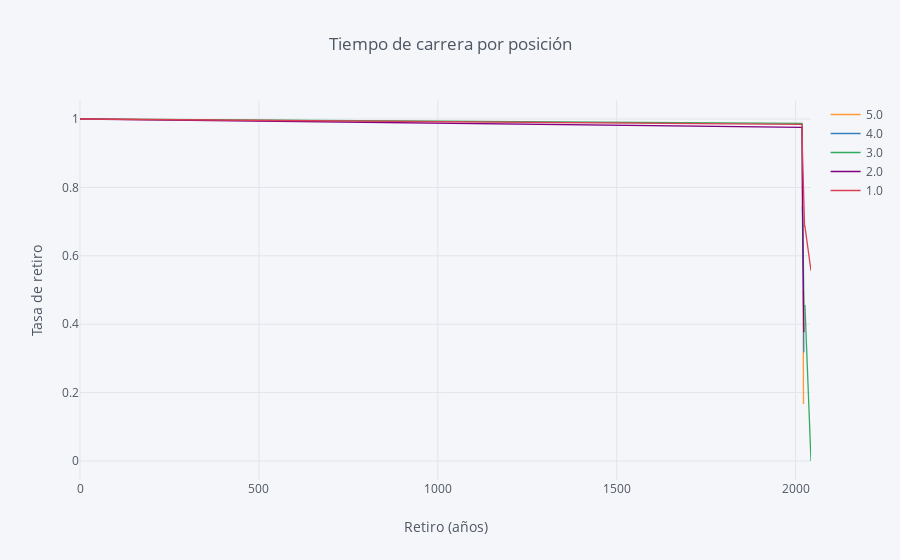

The cell this chart's notebook holds for it:
### Code cell
rates=survival(data, 'Inter_Rep', 'Year', 'Retirement')
rates.iplot(kind='line', xTitle='Retiro (años)', 
            yTitle='Tasa de retiro', title='Tiempo de carrera por posición')

### Figure 1 — Plotly figure (JSON) as saved in the notebook; plotly's stock layout.template omitted (floating-point values rounded to 4 significant figures)
{"data": [{"line": {"color": "rgba(255, 153, 51, 1.0)", "dash": "solid", "shape": "linear", "width": 1.3}, "mode": "lines", "name": "5.0", "text": "", "type": "scatter", "uid": "c4e2f4bc-df59-4c77-8d1b-cf1738b6371b", "x": [0, 2018, 2019, 2020, 2021, 2022, 2023, 2024, 2025, 2026, 2043], "y": [1, "", "", "", 0.5, 0.1667, "", "", "", "", ""]}, {"line": {"color": "rgba(55, 128, 191, 1.0)", "dash": "solid", "shape": "linear", "width": 1.3}, "mode": "lines", "name": "4.0", "text": "", "type": "scatter", "uid": "34b7e04c-0c32-4900-98cc-c91ab5ee68a9", "x": [0, 2018, 2019, 2020, 2021, 2022, 2023, 2024, 2025, 2026, 2043], "y": [1, "", 0.7451, 0.6002, 0.4386, 0.319, 0.319, 0.319, "", "", ""]}, {"line": {"color": "rgba(50, 171, 96, 1.0)", "dash": "solid", "shape": "linear", "width": 1.3}, "mode": "lines", "name": "3.0", "text": "", "type": "scatter", "uid": "676612b2-4de1-4cf2-a13e-a0ba6c4e6a59", "x": [0, 2018, 2019, 2020, 2021, 2022, 2023, 2024, 2025, 2026, 2043], "y": [1, 0.9871, 0.8382, 0.6507, 0.527, 0.4691, 0.4561, 0.4561, "", 0.4561, 0]}, {"line": {"color": "rgba(128, 0, 128, 1.0)", "dash": "solid", "shape": "linear", "width": 1.3}, "mode": "lines", "name": "2.0", "text": "", "type": "scatter", "uid": "ce05ab99-671c-4b52-877e-e3fe6628464c", "x": [0, 2018, 2019, 2020, 2021, 2022, 2023, 2024, 2025, 2026, 2043], "y": [1, 0.9754, 0.7708, 0.6172, 0.5264, 0.4842, 0.3783, 0.3783, 0.3783, "", 0.1455]}, {"line": {"color": "rgba(219, 64, 82, 1.0)", "dash": "solid", "shape": "linear", "width": 1.3}, "mode": "lines", "name": "1.0", "text": "", "type": "scatter", "uid": "d065acd7-275f-4d84-87df-f3961cd2bf54", "x": [0, 2018, 2019, 2020, 2021, 2022, 2023, 2024, 2025, 2026, 2043], "y": [1, 0.9846, 0.9115, 0.8647, 0.7945, 0.7623, 0.6859, 0.6859, 0.6859, 0.6859, 0.5562]}], "layout": {"legend": {"bgcolor": "#F5F6F9", "font": {"color": "#4D5663"}}, "paper_bgcolor": "#F5F6F9", "plot_bgcolor": "#F5F6F9", "title": {"font": {"color": "#4D5663"}, "text": "Tiempo de carrera por posición"}, "xaxis": {"gridcolor": "#E1E5ED", "showgrid": true, "tickfont": {"color": "#4D5663"}, "title": {"font": {"color": "#4D5663"}, "text": "Retiro (años)"}, "zerolinecolor": "#E1E5ED"}, "yaxis": {"gridcolor": "#E1E5ED", "showgrid": true, "tickfont": {"color": "#4D5663"}, "title": {"font": {"color": "#4D5663"}, "text": "Tasa de retiro"}, "zerolinecolor": "#E1E5ED"}}}
